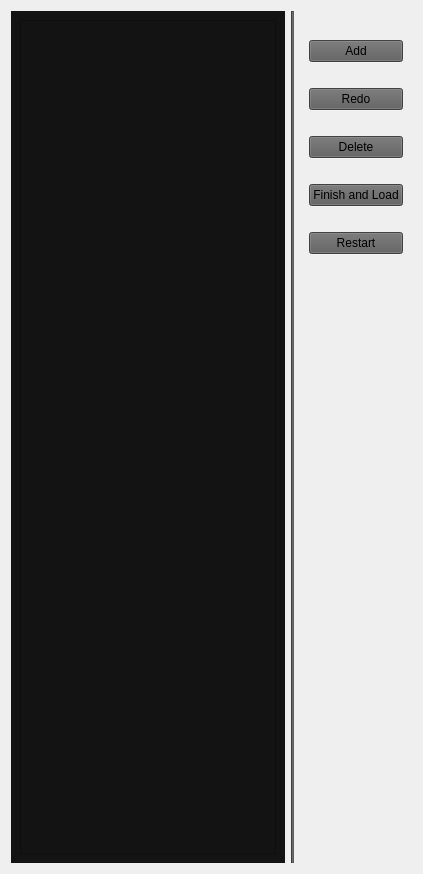
          <widget class="QWidget" name="removetab">
           <attribute name="title">
            <string>Filter Object</string>
           </attribute>
           <layout class="QGridLayout" name="gridLayout_9">
            <item row="0" column="0">
             <widget class="QWidget" name="removeVideoParentswidget" native="true">
              <property name="styleSheet">
               <string notr="true">background-color: #131313</string>
              </property>
              <layout class="QGridLayout" name="gridLayout_10">
               <item row="0" column="0">
                <widget class="QGraphicsView" name="removeGraphicsView">
                 <property name="focusPolicy">
                  <enum>Qt::NoFocus</enum>
                 </property>
                 <property name="verticalScrollBarPolicy">
                  <enum>Qt::ScrollBarAlwaysOff</enum>
                 </property>
                 <property name="horizontalScrollBarPolicy">
                  <enum>Qt::ScrollBarAlwaysOff</enum>
                 </property>
                 <property name="interactive">
                  <bool>true</bool>
                 </property>
                 <property name="transformationAnchor">
                  <enum>QGraphicsView::NoAnchor</enum>
                 </property>
                </widget>
               </item>
              </layout>
             </widget>
            </item>
            <item row="0" column="2">
             <widget class="QWidget" name="widget_2" native="true">
              <property name="sizePolicy">
               <sizepolicy hsizetype="Expanding" vsizetype="Preferred">
                <horstretch>0</horstretch>
                <verstretch>0</verstretch>
               </sizepolicy>
              </property>
              <property name="maximumSize">
               <size>
                <width>150</width>
                <height>16777215</height>
               </size>
              </property>
              <layout class="QGridLayout" name="gridLayout_11">
               <item row="8" column="0">
                <spacer name="verticalSpacer_4">
                 <property name="orientation">
                  <enum>Qt::Vertical</enum>
                 </property>
                 <property name="sizeType">
                  <enum>QSizePolicy::Fixed</enum>
                 </property>
                 <property name="sizeHint" stdset="0">
                  <size>
                   <width>20</width>
                   <height>20</height>
                  </size>
                 </property>
                </spacer>
               </item>
               <item row="7" column="0">
                <widget class="QPushButton" name="deleteBtn">
                 <property name="styleSheet">
                  <string notr="true">background-color: #5D5D5D</string>
                 </property>
                 <property name="text">
                  <string>Delete</string>
                 </property>
                </widget>
               </item>
               <item row="9" column="0">
                <widget class="QPushButton" name="finishBtn">
                 <property name="styleSheet">
                  <string notr="true">background-color: #5D5D5D</string>
                 </property>
                 <property name="text">
                  <string>Finish and Load</string>
                 </property>
                </widget>
               </item>
               <item row="1" column="0">
                <spacer name="verticalSpacer_7">
                 <property name="orientation">
                  <enum>Qt::Vertical</enum>
                 </property>
                 <property name="sizeType">
                  <enum>QSizePolicy::Fixed</enum>
                 </property>
                 <property name="sizeHint" stdset="0">
                  <size>
                   <width>20</width>
                   <height>20</height>
                  </size>
                 </property>
                </spacer>
               </item>
               <item row="2" column="0">
                <widget class="QPushButton" name="addBtn">
                 <property name="styleSheet">
                  <string notr="true">background-color: #5D5D5D</string>
                 </property>
                 <property name="text">
                  <string>Add</string>
                 </property>
                </widget>
               </item>
               <item row="4" column="0">
                <widget class="QPushButton" name="redoBtn">
                 <property name="sizePolicy">
                  <sizepolicy hsizetype="Preferred" vsizetype="Fixed">
                   <horstretch>0</horstretch>
                   <verstretch>0</verstretch>
                  </sizepolicy>
                 </property>
                 <property name="styleSheet">
                  <string notr="true">background-color: #5D5D5D</string>
                 </property>
                 <property name="text">
                  <string>Redo</string>
                 </property>
                </widget>
               </item>
               <item row="12" column="0">
                <spacer name="verticalSpacer_3">
                 <property name="orientation">
                  <enum>Qt::Vertical</enum>
                 </property>
                 <property name="sizeType">
                  <enum>QSizePolicy::Fixed</enum>
                 </property>
                 <property name="sizeHint" stdset="0">
                  <size>
                   <width>20</width>
                   <height>600</height>
                  </size>
                 </property>
                </spacer>
               </item>
               <item row="3" column="0">
                <spacer name="verticalSpacer_6">
                 <property name="orientation">
                  <enum>Qt::Vertical</enum>
                 </property>
                 <property name="sizeType">
                  <enum>QSizePolicy::Fixed</enum>
                 </property>
                 <property name="sizeHint" stdset="0">
                  <size>
                   <width>20</width>
                   <height>20</height>
                  </size>
                 </property>
                </spacer>
               </item>
               <item row="11" column="0">
                <widget class="QPushButton" name="restartRMBtn">
                 <property name="styleSheet">
                  <string notr="true">background-color: #5D5D5D</string>
                 </property>
                 <property name="text">
                  <string>Restart</string>
                 </property>
                </widget>
               </item>
               <item row="5" column="0">
                <spacer name="verticalSpacer_5">
                 <property name="orientation">
                  <enum>Qt::Vertical</enum>
                 </property>
                 <property name="sizeType">
                  <enum>QSizePolicy::Fixed</enum>
                 </property>
                 <property name="sizeHint" stdset="0">
                  <size>
                   <width>20</width>
                   <height>20</height>
                  </size>
                 </property>
                </spacer>
               </item>
               <item row="10" column="0">
                <spacer name="verticalSpacer_8">
                 <property name="orientation">
                  <enum>Qt::Vertical</enum>
                 </property>
                 <property name="sizeType">
                  <enum>QSizePolicy::Fixed</enum>
                 </property>
                 <property name="sizeHint" stdset="0">
                  <size>
                   <width>20</width>
                   <height>20</height>
                  </size>
                 </property>
                </spacer>
               </item>
              </layout>
             </widget>
            </item>
            <item row="0" column="1">
             <widget class="Line" name="line_3">
              <property name="sizePolicy">
               <sizepolicy hsizetype="Preferred" vsizetype="Preferred">
                <horstretch>0</horstretch>
                <verstretch>0</verstretch>
               </sizepolicy>
              </property>
              <property name="styleSheet">
               <string notr="true">background-color: #5D5D5D</string>
              </property>
              <property name="orientation">
               <enum>Qt::Vertical</enum>
              </property>
             </widget>
            </item>
           </layout>
          </widget>
